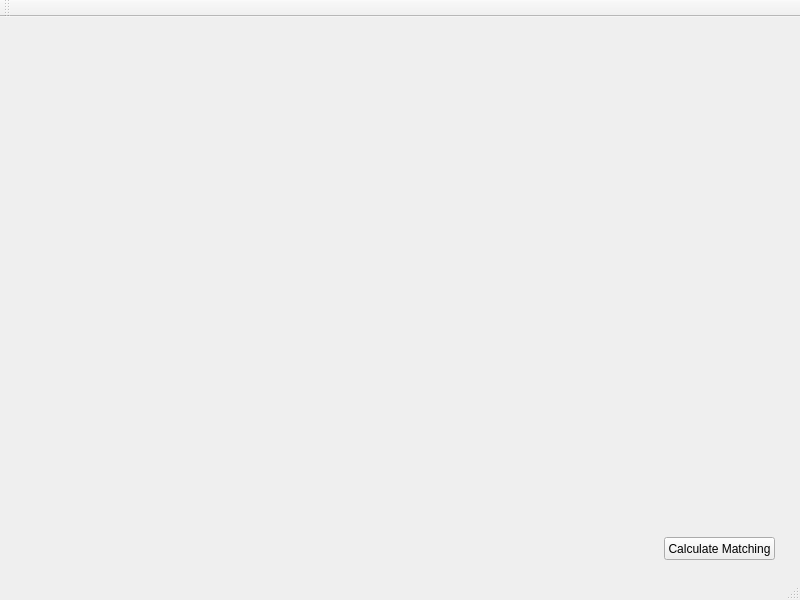
<?xml version="1.0" encoding="UTF-8"?>
<ui version="4.0">
 <class>LayoutMatchingClass</class>
 <widget class="QMainWindow" name="LayoutMatchingClass">
  <property name="geometry">
   <rect>
    <x>0</x>
    <y>0</y>
    <width>800</width>
    <height>600</height>
   </rect>
  </property>
  <property name="windowTitle">
   <string>LayoutMatching</string>
  </property>
  <widget class="QWidget" name="centralWidget">
   <widget class="QPushButton" name="calculateButton">
    <property name="geometry">
     <rect>
      <x>664</x>
      <y>520</y>
      <width>111</width>
      <height>23</height>
     </rect>
    </property>
    <property name="text">
     <string>Calculate Matching</string>
    </property>
   </widget>
  </widget>
  <widget class="QMenuBar" name="menuBar">
   <property name="geometry">
    <rect>
     <x>0</x>
     <y>0</y>
     <width>800</width>
     <height>21</height>
    </rect>
   </property>
  </widget>
  <widget class="QToolBar" name="mainToolBar">
   <attribute name="toolBarArea">
    <enum>TopToolBarArea</enum>
   </attribute>
   <attribute name="toolBarBreak">
    <bool>false</bool>
   </attribute>
  </widget>
  <widget class="QStatusBar" name="statusBar"/>
 </widget>
 <layoutdefault spacing="6" margin="11"/>
 <resources>
  <include location="LayoutMatching.qrc"/>
 </resources>
 <connections/>
</ui>
